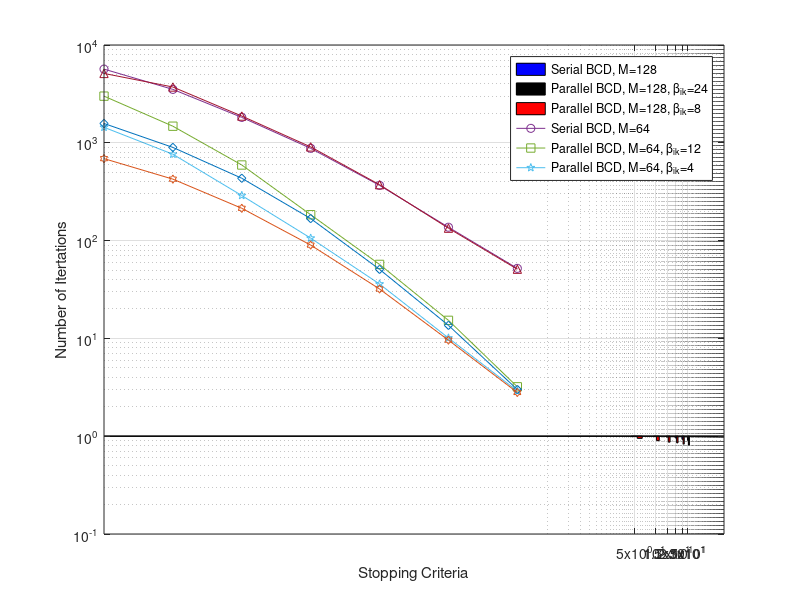

The MATLAB script that drew this image:
dB = [0 : 5 : 30];
rM8Q8C7 = [259, 340, 422, 510, 590, 650, 692];
wmmseM8Q8C7 = [278, 357, 430, 495, 536, 562, 584];

rM8Q16C7 = [289, 390, 482, 596, 722, 845, 957];

rM4Q5C7 = [130, 175, 233, 286, 315, 336, 342];
wmmseM4Q5C7 = [164, 213, 258, 290, 309, 315, 319];
% power consumption 100%

plot(dB, rM8Q16C7, '-o', dB, rM8Q8C7, '-s', dB, wmmseM8Q8C7, '-p', dB, rM4Q5C7, '-^', dB, wmmseM4Q5C7, '-d', 'LineWidth', 1.5);
legend('LPP-WMMSE, M=128, G=16', 'LPP-WMMSE, M=64, G=8', 'WMMSE, M=64', 'LPP-WMMSE, M=20, G=5', 'WMMSE, M=20');
grid on;
xlabel('SNR (dB)');
ylabel('System Throughput (bits per channel user)');

dB = [5 : 5 : 30];
rpcWMMSE = [1, 1, 1, 1, 1, 1];
rpcM8Q8C7 = [0.99 0.99 0.98 0.96, 0.93, 0.905];
rpcM8Q16C7 = [0.95 0.90 0.87 0.855 0.83 0.81];
bar1 = bar(dB, rpcM8Q8C7, 'BarWidth', 0.2, 'FaceColor', 'b');
hold on;
bar2 = bar(dB - 1, rpcWMMSE, 'BarWidth', 0.2, 'FaceColor', 'k');
hold on;
bar3 = bar(dB + 1, rpcM8Q16C7, 'BarWidth', 0.2, 'FaceColor', 'r');
xlabel('SNR (dB)');
ylabel('Relative Power Consumption');
grid on;
legend('LPP-WMMSE, M=64', 'WMMSE', 'LPP-WMMSE, M=128');

range = [1:7];
epsilon = [1e-1, 1e-2, 1e-3, 1e-4, 1e-5, 1e-6, 1e-7];
%epsilon = [1, 2, 3, 4, 5, 6, 7];
sM128 = [52, 137, 367, 878, 1819, 3517, 5669];
pM128b24 = [3.2, 15.3, 57.1, 184, 593, 1478, 3000];
pM128b12 = [];
pM128b8 = [2.9, 10.1, 36, 106, 289, 764, 1441];
pM128b6 = [2.7, 9.1, 29.5, ];

sM64 = [51, 134, 373, 908, 1877, 3719, 5120];
pM64b12 = [3, 13.6, 50.8, 168, 434, 897, 1576];
pM64b6 = [];
pM64b5 = [2.9, 10.2, 35.3, ];
pM64b4 = [2.8, 9.6, 32, 90, 214, 425, 689];
loglog(epsilon(range), sM128(range), '-o', epsilon(range), pM128b24(range), '-s', epsilon(range), pM128b8(range), '-p', ...
         epsilon(range), sM64(range), '-^', epsilon(range), pM64b12(range), '-d', epsilon(range), pM64b4(range), '-h');
legend('Serial BCD, M=128', 'Parallel BCD, M=128, \beta_{ik}=24', 'Parallel BCD, M=128, \beta_{ik}=8', ...
       'Serial BCD, M=64', 'Parallel BCD, M=64, \beta_{ik}=12', 'Parallel BCD, M=64, \beta_{ik}=4');
xlabel('Stopping Criteria');
ylabel('Number of Itertations');
grid on;
